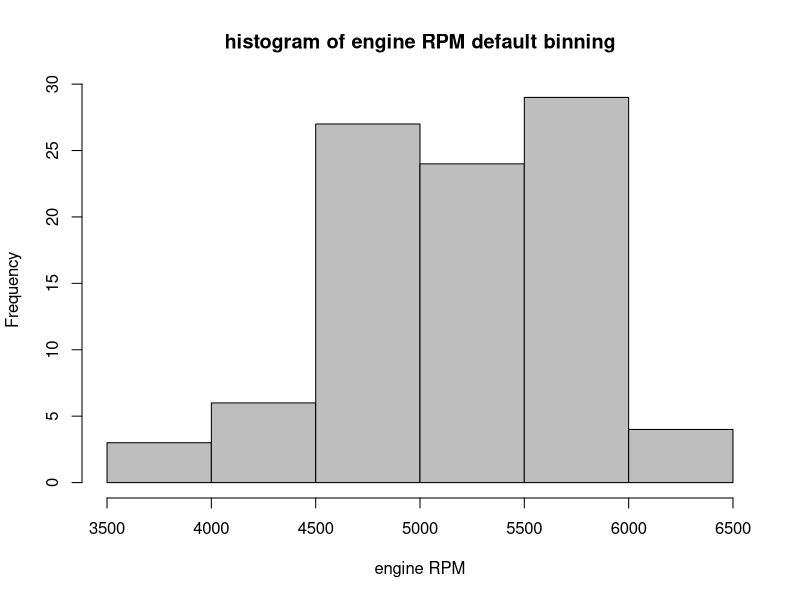
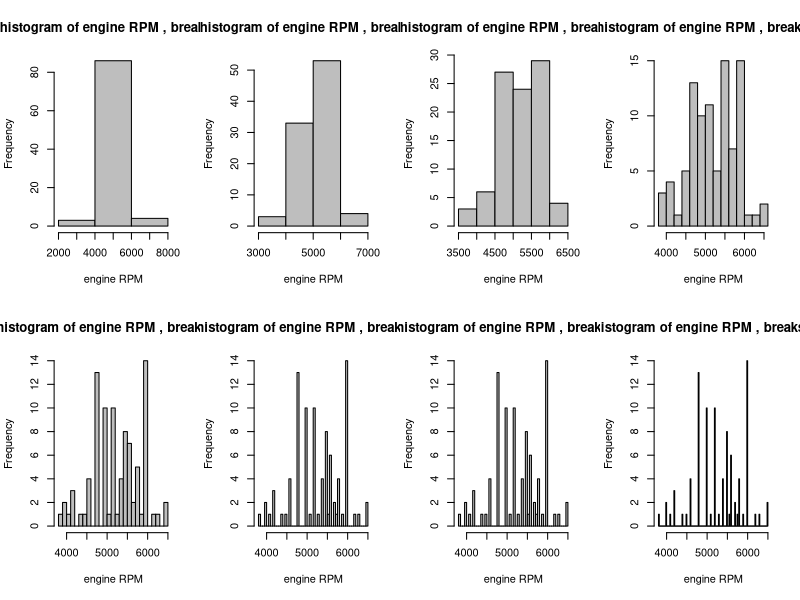
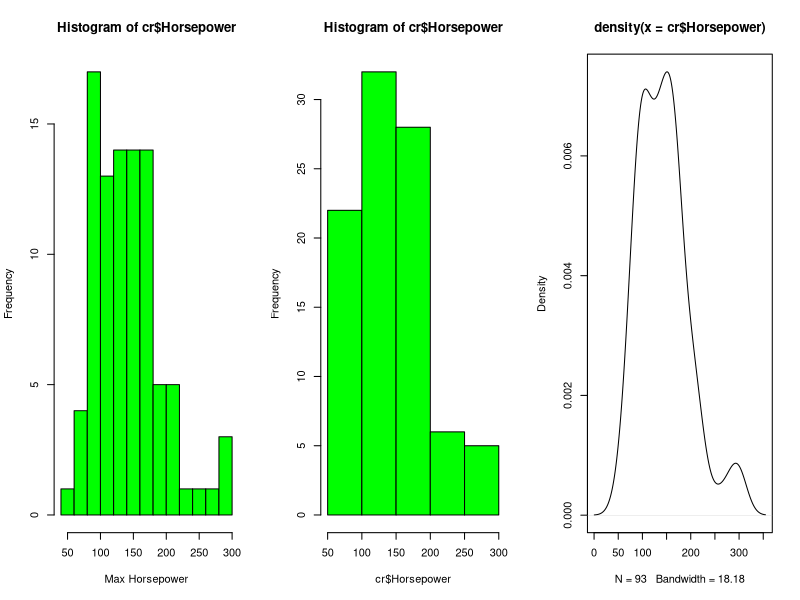
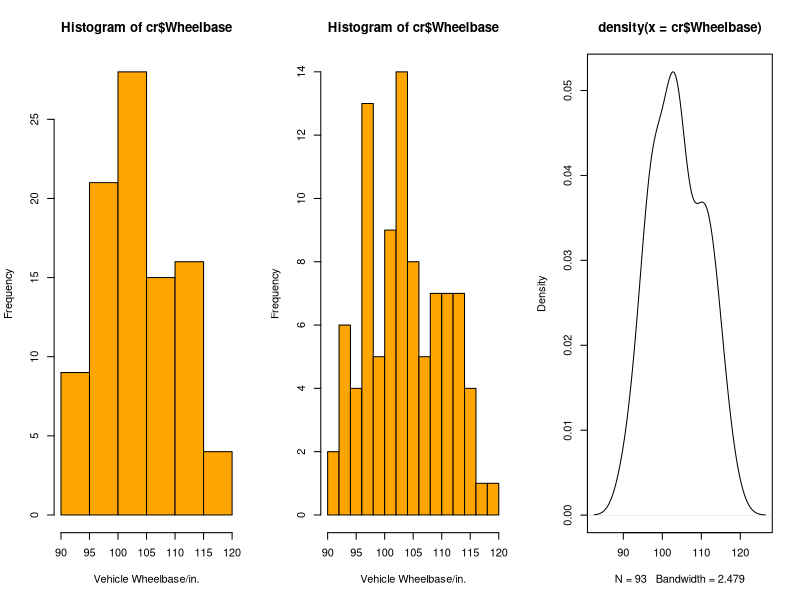
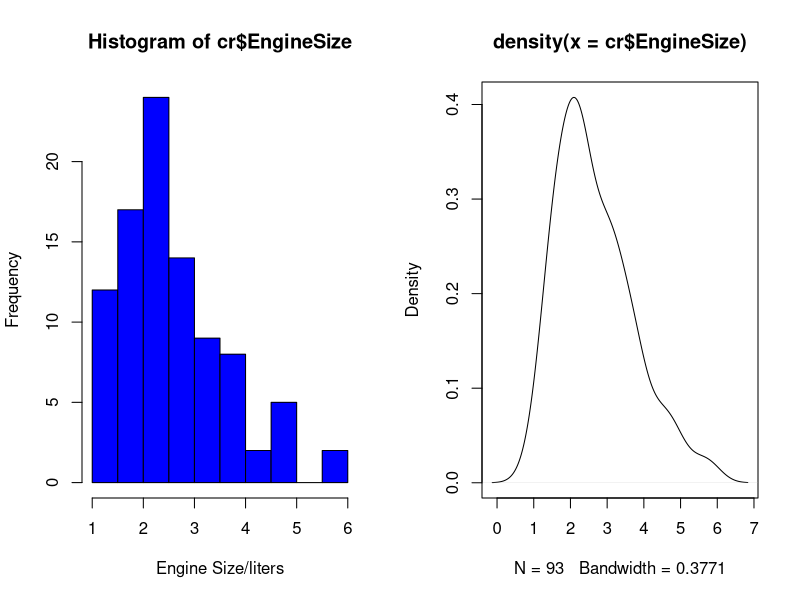
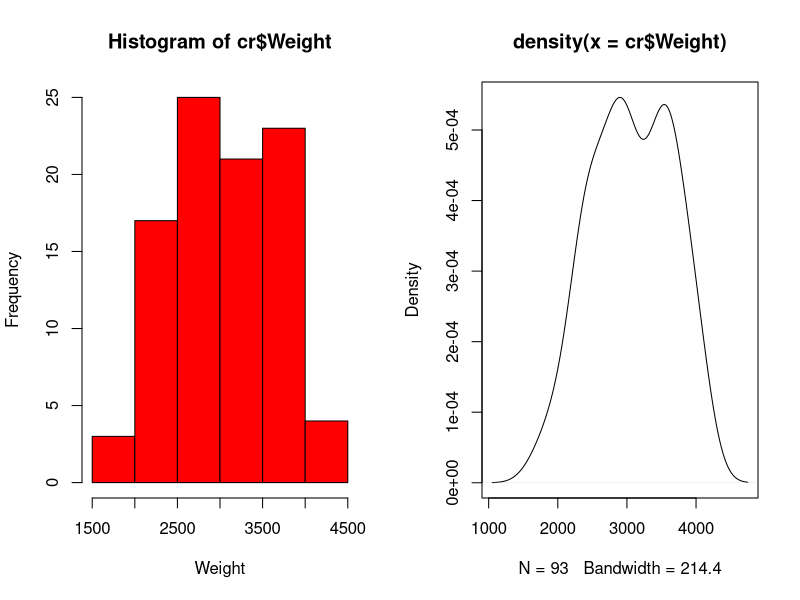
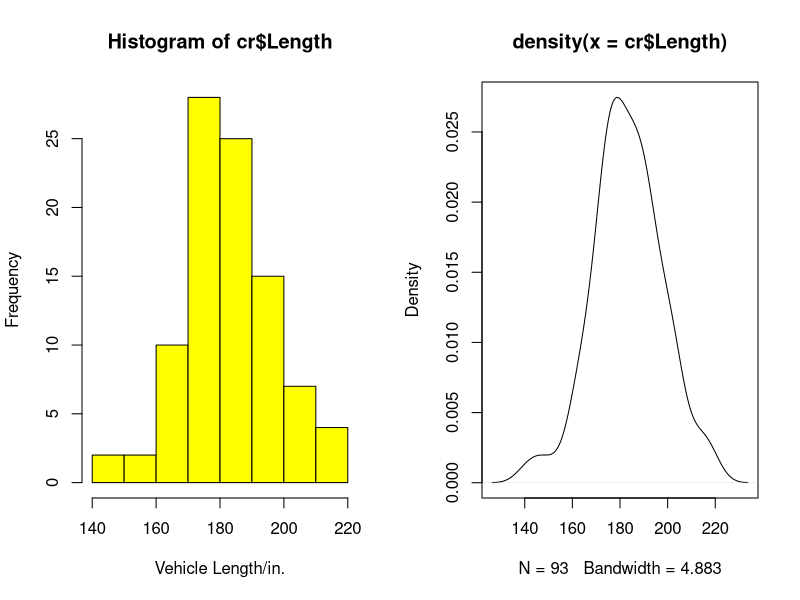
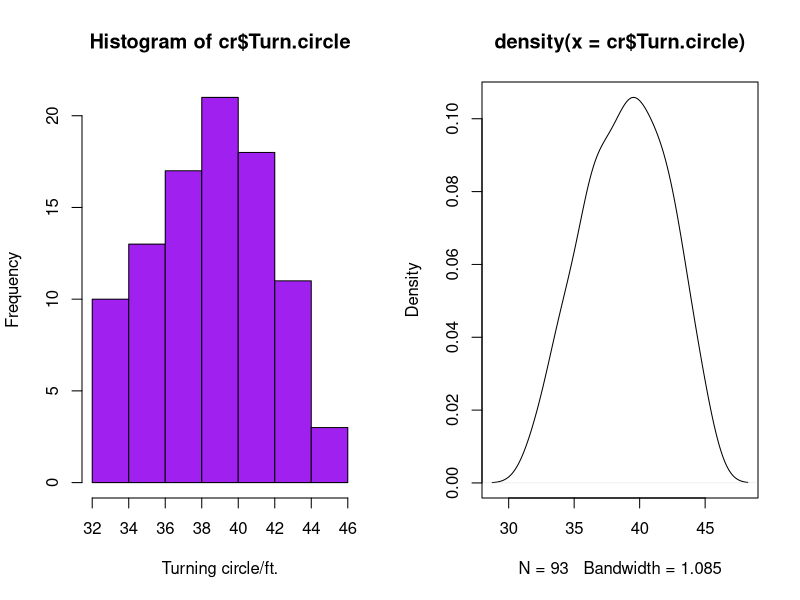

These figures' R source, in order:
# histogram-Cars93.R

library(MASS)
cr = Cars93

# ---------------------------------------------------------------
# histogram: how many examples in the dataset fall into each "bin"
#   of a fixed size. 
#   - need to: figure out sensible bin sizes (R uses defaults)
#   - x axis must have numeric values:
#       hist(cr$Origin)
#       Error in hist.default(cr$Origin) : 'x' must be numeric
# ---------------------------------------------------------------

# ---- histograms and RPM data ----

# RPM (revs per minute at maximum horsepower).

# what can we say about the RPM column in our dataset?
table(cr$RPM)
summary(cr$RPM)

# extract the RPM data into a vector
rpms = cr$RPM
xname="engine RPM"

# default bin algorithm is:
hist(rpms, xlab=xname, main=paste("histogram of",xname,"default binning"),
     col="grey")

# R's named algorithms for determining binning. They come up with same answer!
# par(mfrow=c(1,2))
# hist(rpms, xlab=xname, main=paste("histogram of",xname, ", breaks=Scott"), breaks="Scott", col="grey")
# hist(rpms, xlab=xname, main=paste("histogram of",xname, ", breaks=FD"), breaks="FD", col="grey")
# par(mfrow=c(1,1), pch=1)

# playing with the binning:

# (suggested) number of bins for the histogram:
par(mfrow=c(2,4))
hist(rpms, xlab=xname, main=paste("histogram of",xname, ", breaks=1"), breaks=1, col="grey")
hist(rpms, xlab=xname, main=paste("histogram of",xname, ", breaks=2"), breaks=2, col="grey")
hist(rpms, xlab=xname, main=paste("histogram of",xname, ", breaks=5"), breaks=5, col="grey")
hist(rpms, xlab=xname, main=paste("histogram of",xname, ", breaks=10"), breaks=10, col="grey")
hist(rpms, xlab=xname, main=paste("histogram of",xname, ", breaks=20"), breaks=20, col="grey")
hist(rpms, xlab=xname, main=paste("histogram of",xname, ", breaks=50"), breaks=50, col="grey")
hist(rpms, xlab=xname, main=paste("histogram of",xname, ", breaks=75"), breaks=75, col="grey")
hist(rpms, xlab=xname, main=paste("histogram of",xname, ", breaks=100"), breaks=100, col="grey")
par(mfrow=c(1,1), pch=1)

# how do we decide what bin size was most useful?

# --------------  experiment with bin size: define a function: ----------------

rpmHist <- function(bins) {
  hist(Cars93$RPM, 
       xlab=xname, 
       main=paste("histogram of",xname, ", breaks=",bins), 
       col="grey",
       breaks=bins)
}

# # Now call the function...
# # make 2x4 = 8 plots on one page:
# par(mfrow=c(2,4))
# 
# # create a vector of bin sizes to try:
# binvec = c(1,2,5,10,20,50,75,100)
# 
# # now "loop" over 8 possible bin sizes, plotting each:
# for (bin in binvec) {
#   rpmHist(bin)
# }
# # set plots per page back to default:
# par(mfrow=c(1,1), pch=1)

# --------- a more general bin size experiment: ----------

# for purposes of locating best breaks for the cols below...
doHist <- function(bins, colnum) {
  hist(cr[,colnum], 
       col="grey",
       xlab=colnames(cr)[colnum], 
       main=paste("histogram of",colnames(cr)[colnum], ", breaks=",bins), 
       breaks=bins)
}

tryBins <- function(colnum) {
  par(mfrow=c(2,4))
  binvec = c(8,10,12,15,18,20,25,50)
  for (bin in binvec) {
    doHist(bin, colnum)
  }
  par(mfrow=c(1,1), pch=1)
}

# # Now call the function...
# # The indices of some columns we'd like to try for bin size:
# hcols = c(12,13,19,20,22,25)
# for (co in hcols) {
#   tryBins(co)
# }

# ----- Compare histograms to kernel density plots: --------

# Horsepower
par(mfrow=c(1,3))
hist(cr$Horsepower, xlab="Max Horsepower", col="green", breaks=15) # col 13; breaks 15 or 18
hist(cr$Horsepower, col="green")
plot(density(cr$Horsepower))

# Wheelbase
par(mfrow=c(1,3))
hist(cr$Wheelbase, xlab="Vehicle Wheelbase/in.", col="orange", breaks=10) # 20; breaks 10 or 12
hist(cr$Wheelbase, xlab="Vehicle Wheelbase/in.", col="orange", breaks=12) # 20; breaks 10 or 12
plot(density(cr$Wheelbase))

# Engine Size (displacement)
par(mfrow=c(1,2))
hist(cr$EngineSize, xlab="Engine Size/liters", col="blue", breaks=15) # col 12; breaks 12
plot(density(cr$EngineSize))

# Vehicle weight
#hist(cr$Weight, xlab="Weight", col="red", breaks=15) # 25; breaks 15 or 18
hist(cr$Weight, col="red", xlab="Weight")
plot(density(cr$Weight))

# Vehicle Length
hist(cr$Length, xlab="Vehicle Length/in.", col="yellow", breaks=10) # 19; breaks 10 or 12
plot(density(cr$Length))

# Vehicle Turn Circle
hist(cr$Turn.circle, xlab="Turning circle/ft.", col="purple", breaks=8) # 22
plot(density(cr$Turn.circle))
par(mfrow=c(1,1))

# -------------- comparing groups: kernel density ------------------

# Compare MPG distributions for cars with different numbers of cylinders
library(sm) # need a special library, "Smoothing methods for...density estimation"

par(mfrow=c(1,2))

# # one of our values is string: make "rotary" = "8" for our purposes:
# crkd = cr;
# crkd[cr$Cylinders=="rotary", "Cylinders"] = "8";
# 
# # Same comparison plot, for highway:
# # plot the densities for the cylinder numbers:
# sm.density.compare(crkd$MPG.highway, as.integer(crkd$Cylinders), xlab="MPG, highway")
# title(main="Highway MPG Distribution by # Vehicle Cylinders")
# 
# # add legend to indicate identities of line colors
# cl = levels(factor(crkd$Cylinders))
# #legend(x="topright", colfill, fill=rainbow(length(colfill))) # JMS: pin legend to top right
# # add legend 
# colfill<-c(2:(2+length(cl)))
# legend(x="topright", cl, fill=colfill) 
# 
# # -------
# 
# # plot the densities for the cylinder numbers:
# sm.density.compare(crkd$MPG.city, as.integer(crkd$Cylinders), xlab="MPG, city")
# title(main="City MPG Distribution by # Vehicle Cylinders")
# 
# # add legend to indicate identities of line colors
# cl = levels(factor(crkd$Cylinders))
# #legend(x="topright", colfill, fill=rainbow(length(colfill))) # JMS: pin legend to top right
# # add legend 
# colfill<-c(2:(2+length(cl)))
# legend(x="topright", cl, fill=colfill) 

# ------------------------------

# compare MPGs for different transmissions: kernel density plots

# plot the densities:
sm.density.compare(cr$MPG.highway, as.integer(cr$Man.trans.avail), xlab="MPG, highway")
title(main="Highway MPG Distribution by Man.trans.avail")

# add legend to indicate identities of line colors
cl = levels(factor(cr$Man.trans.avail))
colfill<-c(2:(2+length(cl)))
legend(x="topright", cl, fill=colfill) 

# Same comparison plot, for manual transmission:
# plot the densities:
sm.density.compare(cr$MPG.city, as.integer(cr$Man.trans.avail), xlab="MPG, city")
title(main="City MPG Distribution by Man.trans.avail")

# add legend to indicate identities of line colors
cl = levels(factor(cr$Man.trans.avail))
colfill<-c(2:(2+length(cl)))
legend(x="topright", cl, fill=colfill) 

# ----------------------------------------

# compare MPGs for different drivetrains: kernel density plots

# plot the densities:
sm.density.compare(cr$MPG.highway, as.integer(cr$DriveTrain), xlab="MPG, highway")
title(main="Highway MPG Distribution by Drivetrain")

# add legend to indicate identities of line colors
cl = levels(factor(cr$DriveTrain))
colfill<-c(2:(2+length(cl)))
legend(x="topright", cl, fill=colfill) 

# compare MPGs for drivetrain
# plot the densities:
sm.density.compare(cr$MPG.city, as.integer(cr$DriveTrain), xlab="MPG, city")
title(main="City MPG Distribution by Drivetrain")

# add legend to indicate identities of line colors
cl = levels(factor(cr$DriveTrain))
colfill<-c(2:(2+length(cl)))
legend(x="topright", cl, fill=colfill) 
